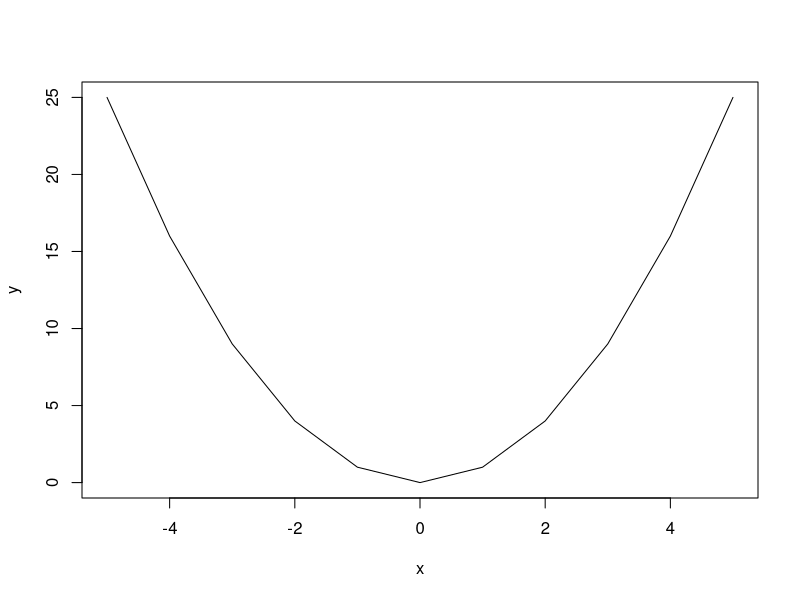

Generate this figure with R:
## ---- chunk 1
#| label: fig-boring
#| fig-cap: A boring figure

x <- -5:5
y <- x^2
plot(x, y, type = "l")
